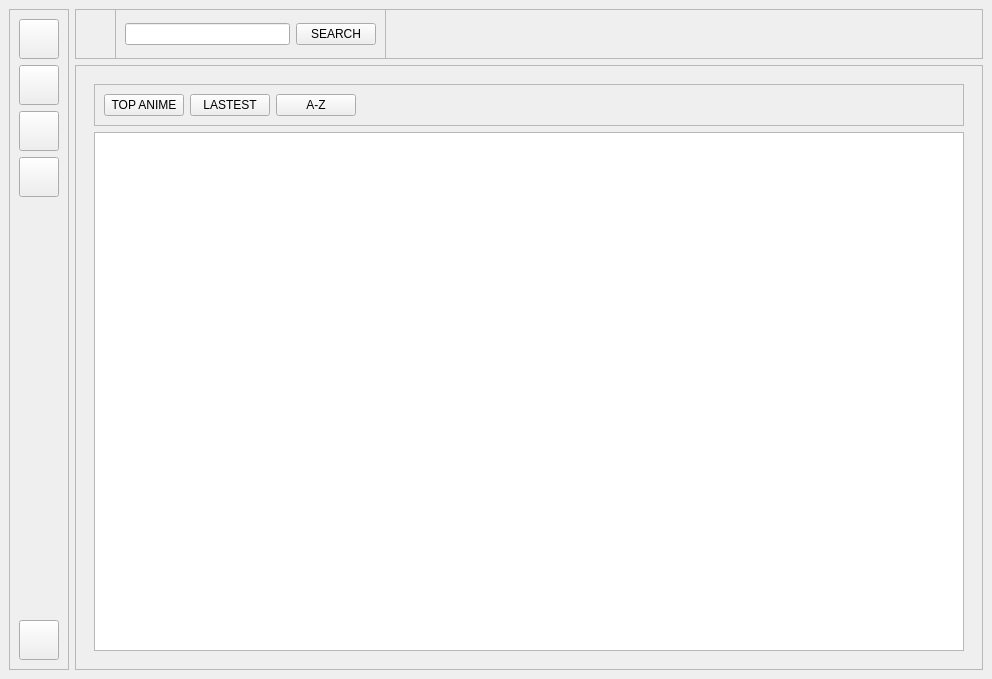
<?xml version="1.0" encoding="UTF-8"?>
<ui version="4.0">
 <class>MainWindow</class>
 <widget class="QMainWindow" name="MainWindow">
  <property name="geometry">
   <rect>
    <x>0</x>
    <y>0</y>
    <width>992</width>
    <height>679</height>
   </rect>
  </property>
  <property name="minimumSize">
   <size>
    <width>992</width>
    <height>679</height>
   </size>
  </property>
  <property name="maximumSize">
   <size>
    <width>11198</width>
    <height>779</height>
   </size>
  </property>
  <property name="windowTitle">
   <string>MainWindow</string>
  </property>
  <property name="styleSheet">
   <string notr="true">//background-color: #eb493d;</string>
  </property>
  <widget class="QWidget" name="centralwidget">
   <layout class="QGridLayout" name="gridLayout">
    <item row="0" column="0" rowspan="2">
     <widget class="QFrame" name="frame">
      <property name="maximumSize">
       <size>
        <width>60</width>
        <height>16777215</height>
       </size>
      </property>
      <property name="styleSheet">
       <string notr="true">//background-color: #f55516;</string>
      </property>
      <property name="frameShape">
       <enum>QFrame::StyledPanel</enum>
      </property>
      <property name="frameShadow">
       <enum>QFrame::Raised</enum>
      </property>
      <layout class="QVBoxLayout" name="verticalLayout_3">
       <item>
        <widget class="QPushButton" name="pushButtonAccount">
         <property name="minimumSize">
          <size>
           <width>0</width>
           <height>40</height>
          </size>
         </property>
         <property name="text">
          <string/>
         </property>
         <property name="icon">
          <iconset>
           <normaloff>../resources/images/accountIcon-removebg.png</normaloff>../resources/images/accountIcon-removebg.png</iconset>
         </property>
         <property name="iconSize">
          <size>
           <width>24</width>
           <height>24</height>
          </size>
         </property>
        </widget>
       </item>
       <item>
        <widget class="QPushButton" name="pushButtonHome">
         <property name="minimumSize">
          <size>
           <width>0</width>
           <height>40</height>
          </size>
         </property>
         <property name="text">
          <string/>
         </property>
         <property name="icon">
          <iconset>
           <normaloff>../resources/images/homeIcon.png</normaloff>../resources/images/homeIcon.png</iconset>
         </property>
         <property name="iconSize">
          <size>
           <width>32</width>
           <height>32</height>
          </size>
         </property>
        </widget>
       </item>
       <item>
        <widget class="QPushButton" name="pushButtonAnime">
         <property name="minimumSize">
          <size>
           <width>0</width>
           <height>40</height>
          </size>
         </property>
         <property name="text">
          <string/>
         </property>
         <property name="icon">
          <iconset>
           <normaloff>../resources/images/rankingIcon-removebg.png</normaloff>../resources/images/rankingIcon-removebg.png</iconset>
         </property>
         <property name="iconSize">
          <size>
           <width>42</width>
           <height>42</height>
          </size>
         </property>
        </widget>
       </item>
       <item>
        <widget class="QPushButton" name="pushButtonManager">
         <property name="minimumSize">
          <size>
           <width>0</width>
           <height>40</height>
          </size>
         </property>
         <property name="text">
          <string/>
         </property>
         <property name="icon">
          <iconset>
           <normaloff>../resources/images/manageIcon-removebg.png</normaloff>../resources/images/manageIcon-removebg.png</iconset>
         </property>
         <property name="iconSize">
          <size>
           <width>38</width>
           <height>38</height>
          </size>
         </property>
        </widget>
       </item>
       <item>
        <spacer name="verticalSpacer">
         <property name="orientation">
          <enum>Qt::Vertical</enum>
         </property>
         <property name="sizeHint" stdset="0">
          <size>
           <width>20</width>
           <height>369</height>
          </size>
         </property>
        </spacer>
       </item>
       <item>
        <widget class="QPushButton" name="pushButtonQuit">
         <property name="minimumSize">
          <size>
           <width>0</width>
           <height>40</height>
          </size>
         </property>
         <property name="text">
          <string/>
         </property>
         <property name="icon">
          <iconset>
           <normaloff>../resources/images/quitIcon-removebg.png</normaloff>../resources/images/quitIcon-removebg.png</iconset>
         </property>
         <property name="iconSize">
          <size>
           <width>38</width>
           <height>38</height>
          </size>
         </property>
        </widget>
       </item>
      </layout>
     </widget>
    </item>
    <item row="0" column="1">
     <widget class="QFrame" name="frame_3">
      <property name="minimumSize">
       <size>
        <width>0</width>
        <height>50</height>
       </size>
      </property>
      <property name="maximumSize">
       <size>
        <width>16777215</width>
        <height>50</height>
       </size>
      </property>
      <property name="styleSheet">
       <string notr="true"/>
      </property>
      <property name="frameShape">
       <enum>QFrame::StyledPanel</enum>
      </property>
      <property name="frameShadow">
       <enum>QFrame::Raised</enum>
      </property>
      <widget class="QFrame" name="frame_4">
       <property name="geometry">
        <rect>
         <x>40</x>
         <y>0</y>
         <width>271</width>
         <height>50</height>
        </rect>
       </property>
       <property name="minimumSize">
        <size>
         <width>0</width>
         <height>50</height>
        </size>
       </property>
       <property name="frameShape">
        <enum>QFrame::StyledPanel</enum>
       </property>
       <property name="frameShadow">
        <enum>QFrame::Raised</enum>
       </property>
       <layout class="QHBoxLayout" name="horizontalLayout_4">
        <item>
         <widget class="QLineEdit" name="lineEditSearch">
          <property name="maximumSize">
           <size>
            <width>500</width>
            <height>16777215</height>
           </size>
          </property>
          <property name="text">
           <string/>
          </property>
         </widget>
        </item>
        <item>
         <widget class="QPushButton" name="pushButtonSearch">
          <property name="maximumSize">
           <size>
            <width>200</width>
            <height>16777215</height>
           </size>
          </property>
          <property name="text">
           <string>SEARCH</string>
          </property>
         </widget>
        </item>
       </layout>
      </widget>
     </widget>
    </item>
    <item row="1" column="1">
     <widget class="QFrame" name="frame_2">
      <property name="frameShape">
       <enum>QFrame::StyledPanel</enum>
      </property>
      <property name="frameShadow">
       <enum>QFrame::Raised</enum>
      </property>
      <layout class="QHBoxLayout" name="horizontalLayout_3">
       <item>
        <widget class="QStackedWidget" name="stackedWidget">
         <property name="currentIndex">
          <number>2</number>
         </property>
         <widget class="QWidget" name="page">
          <widget class="QLabel" name="label_2">
           <property name="geometry">
            <rect>
             <x>30</x>
             <y>10</y>
             <width>201</width>
             <height>71</height>
            </rect>
           </property>
           <property name="text">
            <string>Trang 0 </string>
           </property>
          </widget>
         </widget>
         <widget class="QWidget" name="page_2">
          <widget class="QLabel" name="label">
           <property name="geometry">
            <rect>
             <x>30</x>
             <y>20</y>
             <width>171</width>
             <height>51</height>
            </rect>
           </property>
           <property name="text">
            <string>Trang 1</string>
           </property>
          </widget>
         </widget>
         <widget class="QWidget" name="pageRanking">
          <layout class="QVBoxLayout" name="verticalLayout_2">
           <item>
            <widget class="QFrame" name="frame_6">
             <property name="frameShape">
              <enum>QFrame::StyledPanel</enum>
             </property>
             <property name="frameShadow">
              <enum>QFrame::Raised</enum>
             </property>
             <layout class="QHBoxLayout" name="horizontalLayout_2">
              <item>
               <widget class="QPushButton" name="pushButtonTopAnime">
                <property name="text">
                 <string>TOP ANIME</string>
                </property>
               </widget>
              </item>
              <item>
               <widget class="QPushButton" name="pushButtonLastest">
                <property name="text">
                 <string>LASTEST</string>
                </property>
               </widget>
              </item>
              <item>
               <widget class="QPushButton" name="pushButtonAtoZ">
                <property name="text">
                 <string>A-Z</string>
                </property>
               </widget>
              </item>
              <item>
               <spacer name="horizontalSpacer">
                <property name="orientation">
                 <enum>Qt::Horizontal</enum>
                </property>
                <property name="sizeHint" stdset="0">
                 <size>
                  <width>40</width>
                  <height>20</height>
                 </size>
                </property>
               </spacer>
              </item>
             </layout>
            </widget>
           </item>
           <item>
            <widget class="QListWidget" name="listWidgetAnimeRanking"/>
           </item>
          </layout>
         </widget>
         <widget class="QWidget" name="page_4">
          <layout class="QVBoxLayout" name="verticalLayout">
           <item>
            <widget class="QFrame" name="frame_5">
             <property name="frameShape">
              <enum>QFrame::StyledPanel</enum>
             </property>
             <property name="frameShadow">
              <enum>QFrame::Raised</enum>
             </property>
             <layout class="QHBoxLayout" name="horizontalLayout">
              <item>
               <widget class="QPushButton" name="pushButtonSearch_2">
                <property name="minimumSize">
                 <size>
                  <width>130</width>
                  <height>0</height>
                 </size>
                </property>
                <property name="text">
                 <string>Search</string>
                </property>
               </widget>
              </item>
              <item>
               <widget class="QLineEdit" name="lineEdit">
                <property name="minimumSize">
                 <size>
                  <width>0</width>
                  <height>28</height>
                 </size>
                </property>
               </widget>
              </item>
              <item>
               <widget class="QPushButton" name="pushButtonAdd">
                <property name="minimumSize">
                 <size>
                  <width>130</width>
                  <height>0</height>
                 </size>
                </property>
                <property name="text">
                 <string>Add</string>
                </property>
               </widget>
              </item>
              <item>
               <widget class="QPushButton" name="pushButtonEdit">
                <property name="minimumSize">
                 <size>
                  <width>130</width>
                  <height>0</height>
                 </size>
                </property>
                <property name="text">
                 <string>Edit</string>
                </property>
               </widget>
              </item>
              <item>
               <widget class="QPushButton" name="pushButtonDelete">
                <property name="minimumSize">
                 <size>
                  <width>130</width>
                  <height>0</height>
                 </size>
                </property>
                <property name="text">
                 <string>Delete</string>
                </property>
               </widget>
              </item>
             </layout>
            </widget>
           </item>
           <item>
            <widget class="QListWidget" name="listWidgetAnime"/>
           </item>
          </layout>
         </widget>
        </widget>
       </item>
      </layout>
     </widget>
    </item>
   </layout>
  </widget>
 </widget>
 <resources/>
 <connections/>
</ui>
